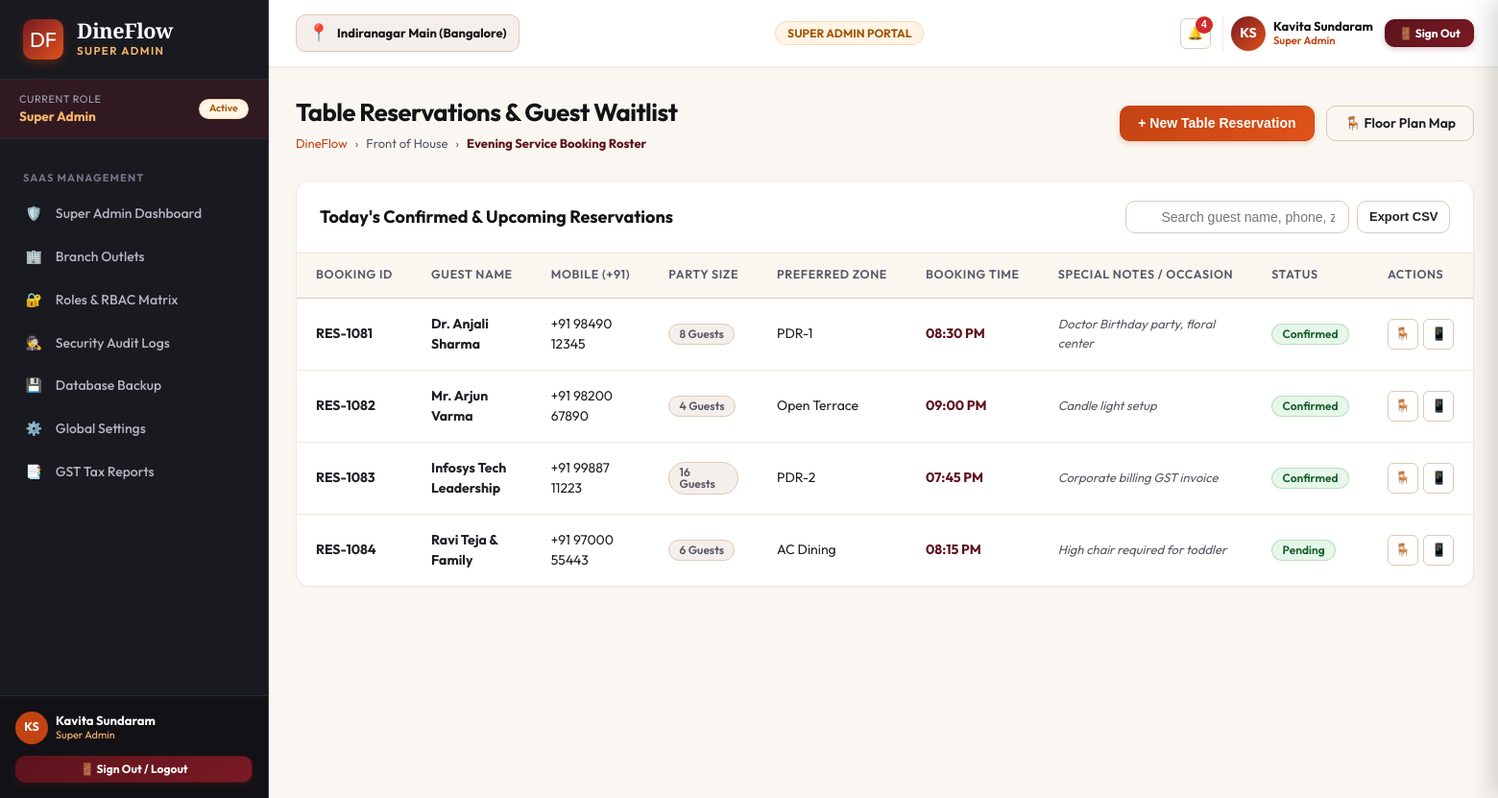
/tables/reservations/ (signed in), run on the app's committed database.
### apps/accounts/models.py (models this page shows, shortened)
class Role(models.Model):
    code = models.CharField(max_length=50, unique=True)
    name = models.CharField(max_length=100)
    description = models.TextField(blank=True, default='')
    dashboard_url = models.CharField(max_length=200, default='/dashboard/owner/')
    icon = models.CharField(max_length=50, default='shield')
    is_active = models.BooleanField(default=True)
    created_at = models.DateTimeField(auto_now_add=True)

class UserProfile(models.Model):
    user = models.OneToOneField(User, on_delete=models.CASCADE, related_name='userprofile')
    role = models.ForeignKey(Role, on_delete=models.PROTECT, related_name='users')
    branch = models.CharField(max_length=150, default='Indiranagar Main (Bangalore)')
    employee_code = models.CharField(max_length=50, blank=True, default='')
    phone = models.CharField(max_length=20, blank=True, default='')
    avatar_initials = models.CharField(max_length=5, default='DF')
    created_at = models.DateTimeField(auto_now_add=True)
    updated_at = models.DateTimeField(auto_now=True)

### apps/tables/views.py (the view)
# urls.py: path('reservations/', views.reservations, name='reservations'),
@role_required(['waiter', 'manager', 'owner', 'customer', 'super_admin'])
def reservations(request):
    reservations_list = [
        {'id': 'RES-1081', 'guest': 'Dr. Anjali Sharma', 'phone': '+91 98490 12345', 'party_size': 8, 'zone': 'PDR-1', 'time': '08:30 PM', 'date': 'Today', 'status': 'confirmed', 'notes': 'Doctor Birthday party, floral center'},
        {'id': 'RES-1082', 'guest': 'Mr. Arjun Varma', 'phone': '+91 98200 67890', 'party_size': 4, 'zone': 'Open Terrace', 'time': '09:00 PM', 'date': 'Today', 'status': 'confirmed', 'notes': 'Candle light setup'},
        {'id': 'RES-1083', 'guest': 'Infosys Tech Leadership', 'phone': '+91 99887 11223', 'party_size': 16, 'zone': 'PDR-2', 'time': '07:45 PM', 'date': 'Today', 'status': 'confirmed', 'notes': 'Corporate billing GST invoice'},
        {'id': 'RES-1084', 'guest': 'Ravi Teja & Family', 'phone': '+91 97000 55443', 'party_size': 6, 'zone': 'AC Dining', 'time': '08:15 PM', 'date': 'Today', 'status': 'pending', 'notes': 'High chair required for toddler'},
    ]
    context = {
        'page_title': 'Table Reservations & Guest Waitlist',
        'reservations': reservations_list
    }
    return render(request, 'tables/reservations.html', context)

### templates/tables/reservations.html (shortened to what this page needs)
{% extends 'base.html' %}
{% load static %}
{% load dineflow_tags %}
{% block content %}
<div class="df-page-header">
  <div class="df-page-title-group">
    <h1>Table Reservations & Guest Waitlist</h1>
    <div class="df-breadcrumb">
      <a href="{% url 'landing:index' %}">DineFlow</a>
      <span>›</span>
      <span>Front of House</span>
      <span>›</span>
      <span style="color:var(--df-maroon-800); font-weight:700;">Evening Service Booking Roster</span>
    </div>
  </div>
  <div style="display:flex; gap:0.75rem;">
    <button class="df-btn df-btn-terracotta" onclick="DineFlow.showToast('New Booking', 'Opening guest reservation modal...', 'info')">
      <span>+ New Table Reservation</span>
    </button>
    <a href="{% url 'tables:floor_plan' %}" class="df-btn df-btn-outline">
      <span>🪑 Floor Plan Map</span>
    </a>
  </div>
</div>
<div class="df-card">
  <div class="df-card-header">
    <div class="df-card-title">Today's Confirmed & Upcoming Reservations</div>
    <div style="display:flex; gap:0.5rem;">
      <input type="text" id="df-res-search" class="df-input-search" placeholder="Search guest name, phone, zone...">
      <button class="df-btn df-btn-outline df-btn-sm" onclick="ExportPrint.exportTableToCSV('df-res-table', 'reservations_today.csv')">Export CSV</button>
    </div>
  </div>
  <div class="df-table-responsive">
    <table class="df-table" id="df-res-table">
      <thead>
        <tr>
          <th>Booking ID</th>
          <th>Guest Name</th>
          <th>Mobile (+91)</th>
          <th>Party Size</th>
          <th>Preferred Zone</th>
          <th>Booking Time</th>
          <th>Special Notes / Occasion</th>
          <th>Status</th>
          <th>Actions</th>
        </tr>
      </thead>
      <tbody>
        {% for r in reservations %}
          <tr>
            <td><strong>{{ r.id }}</strong></td>
            <td><strong>{{ r.guest }}</strong></td>
            <td>{{ r.phone }}</td>
            <td><span class="df-badge badge-neutral">{{ r.party_size }} Guests</span></td>
            <td>{{ r.zone }}</td>
            <td style="font-weight:700; color:var(--df-maroon-800);">{{ r.time }}</td>
            <td style="font-size:0.8125rem; color:var(--df-text-secondary); font-style:italic;">{{ r.notes }}</td>
            <td><span class="df-badge badge-success">{{ r.status }}</span></td>
            <td>
              <div class="df-action-btns">
                <button class="df-btn-icon" onclick="DineFlow.showToast('Guest Arrived', 'Table marked seated for {{ r.guest }}', 'success')" title="Seat Guests">🪑</button>
                <button class="df-btn-icon" onclick="DineFlow.showToast('WhatsApp Sent', 'Reminder SMS & WhatsApp dispatched to {{ r.phone }}', 'info')" title="WhatsApp Reminder">📱</button>
              </div>
            </td>
          </tr>
        {% endfor %}
      </tbody>
    </table>
  </div>
</div>
{% endblock %}

### templates/partials/_sidebar.html (shortened to what this page needs)
{% load static %}
<aside class="df-sidebar">
  <div class="df-brand-header">
    <div class="df-brand-logo">DF</div>
    <div>
      <div class="df-brand-title">DineFlow</div>
      <div class="df-brand-subtitle">{{ CURRENT_USER.role_title }}</div>
    </div>
  </div>
  <div style="padding: 0.75rem 1.25rem; background: rgba(122, 26, 36, 0.25); border-bottom: 1px solid #2B2B33; display: flex; align-items: center; justify-content: space-between;">
    <div>
      <div style="font-size: 0.68rem; color: #A6A6B8; text-transform: uppercase; letter-spacing: 0.05em;">Current Role</div>
      <div style="font-size: 0.85rem; font-weight: 700; color: var(--df-saffron-400);">{{ CURRENT_USER.role_title }}</div>
    </div>
    <span class="df-badge badge-warning" style="font-size: 0.65rem;">Active</span>
  </div>
  <nav style="flex: 1; padding: 0.75rem 0 2rem; overflow-y: auto;">
    {% if CURRENT_ROLE == 'super_admin' %}
      <div class="df-nav-section-title">SaaS Management</div>
      <ul class="df-nav-list">
        <li class="df-nav-item">
          <a href="{% url 'dashboard:super_admin' %}" class="df-nav-link {% if request.resolver_match.url_name == 'super_admin' %}active{% endif %}">
            <span>🛡️</span>
            <span>Super Admin Dashboard</span>
          </a>
        </li>
        <li class="df-nav-item">
          <a href="{% url 'settings_app:branches' %}" class="df-nav-link {% if request.resolver_match.url_name == 'branches' %}active{% endif %}">
            <span>🏢</span>
            <span>Branch Outlets</span>
          </a>
        </li>
        <li class="df-nav-item">
          <a href="{% url 'settings_app:roles_permissions' %}" class="df-nav-link {% if request.resolver_match.url_name == 'roles_permissions' %}active{% endif %}">
            <span>🔐</span>
            <span>Roles & RBAC Matrix</span>
          </a>
        </li>
        <li class="df-nav-item">
          <a href="{% url 'settings_app:audit_logs' %}" class="df-nav-link {% if request.resolver_match.url_name == 'audit_logs' %}active{% endif %}">
            <span>🕵️</span>
            <span>Security Audit Logs</span>
          </a>
        </li>
        <li class="df-nav-item">
          <a href="{% url 'settings_app:backup_restore' %}" class="df-nav-link {% if request.resolver_match.url_name == 'backup_restore' %}active{% endif %}">
            <span>💾</span>
            <span>Database Backup</span>
          </a>
        </li>
        <li class="df-nav-item">
          <a href="{% url 'settings_app:general' %}" class="df-nav-link {% if request.resolver_match.url_name == 'general' %}active{% endif %}">
            <span>⚙️</span>
            <span>Global Settings</span>
          </a>
        </li>
        <li class="df-nav-item">
          <a href="{% url 'analytics:tax_reports' %}" class="df-nav-link {% if request.resolver_match.url_name == 'tax_reports' %}active{% endif %}">
            <span>📑</span>
            <span>GST Tax Reports</span>
          </a>
        </li>
      </ul>
    {% endif %}
  </nav>
  <div style="padding: 1rem; border-top: 1px solid #2B2B33; background: rgba(18, 18, 22, 0.95); margin-top: auto;">
    <div style="display: flex; align-items: center; justify-content: space-between; margin-bottom: 0.75rem;">
      <div style="display: flex; align-items: center; gap: 0.5rem;">
        <div style="width: 34px; height: 34px; border-radius: 50%; background: var(--df-terracotta-700); color: #FFF; font-weight: 700; display: flex; align-items: center; justify-content: center; font-size: 0.78rem;">
          {{ CURRENT_USER.avatar_initials }}
        </div>
        <div style="line-height: 1.2;">
          <div style="font-weight: 700; font-size: 0.8125rem; color: #FFF;">{{ CURRENT_USER.name }}</div>
          <div style="font-size: 0.68rem; color: var(--df-saffron-400);">{{ CURRENT_USER.role_title }}</div>
        </div>
      </div>
    </div>
    <div>
      <a href="{% url 'accounts:logout' %}" class="df-btn df-btn-maroon df-btn-sm" style="width: 100%; justify-content: center; font-size: 0.75rem; font-weight: 700;">
        <span>🚪 Sign Out / Logout</span>
      </a>
    </div>
  </div>
</aside>

### templates/partials/_navbar.html (shortened to what this page needs)
{% load static %}
<header class="df-navbar">
  <div style="display: flex; align-items: center; gap: 1rem;">
    <div style="display: flex; align-items: center; gap: 0.5rem; background: var(--df-bg-cream); border: 1px solid var(--df-border-medium); padding: 0.35rem 0.75rem; border-radius: var(--df-radius-md);">
      <span style="font-size: 1.1rem;">📍</span>
      <span style="font-weight: 700; font-size: 0.8125rem; color: var(--df-charcoal-900);">{{ ACTIVE_BRANCH }}</span>
    </div>
  </div>
  <div style="display: flex; align-items: center; gap: 0.75rem;">
    <span class="df-badge badge-warning" style="font-weight: 700; font-size: 0.75rem; padding: 0.35rem 0.75rem;">
      {{ CURRENT_USER.role_title|upper }} PORTAL
    </span>
  </div>
  <div style="display: flex; align-items: center; gap: 0.75rem;">
    <button class="df-btn-icon" onclick="DineFlow.openDrawer('df-notifications-drawer')" style="position: relative;" title="Notifications">
      🔔
      {% if UNREAD_NOTIFICATIONS_COUNT > 0 %}
        <span style="position: absolute; top: -3px; right: -3px; width: 18px; height: 18px; background: var(--df-danger-600); color: #FFF; border-radius: 50%; font-size: 0.65rem; font-weight: 800; display: flex; align-items: center; justify-content: center;">
          {{ UNREAD_NOTIFICATIONS_COUNT }}
        </span>
      {% endif %}
    </button>
    <div style="display: flex; align-items: center; gap: 0.5rem; padding-left: 0.5rem; border-left: 1px solid var(--df-border-light);">
      <div style="width: 36px; height: 36px; border-radius: 50%; background: linear-gradient(135deg, var(--df-maroon-700), var(--df-terracotta-600)); color: #FFF; font-weight: 700; display: flex; align-items: center; justify-content: center; font-size: 0.875rem; box-shadow: var(--df-shadow-xs);">
        {{ CURRENT_USER.avatar_initials }}
      </div>
      <div style="line-height: 1.2; text-align: left;" class="df-hide-mobile">
        <div style="font-weight: 700; font-size: 0.8125rem; color: var(--df-charcoal-900);">{{ CURRENT_USER.name }}</div>
        <div style="font-size: 0.7rem; color: var(--df-terracotta-700); font-weight: 600;">{{ CURRENT_USER.role_title }}</div>
      </div>
    </div>
    <a href="{% url 'accounts:logout' %}" class="df-btn df-btn-maroon df-btn-sm" style="font-weight: 700; font-size: 0.75rem; padding: 0.4rem 0.85rem;" title="Sign out of ERP">
      <span>🚪 Sign Out</span>
    </a>
  </div>
</header>

### static/css/dineflow-tokens.css (style rules this page uses)
:root { --df-charcoal-900: #141417; --df-charcoal-800: #1E1E24; --df-charcoal-700: #2B2B33; --df-charcoal-600: #3C3C47; --df-charcoal-500: #555563; --df-charcoal-400: #7A7A8C; --df-charcoal-300: #A6A6B8; --df-charcoal-200: #D1D1DE; --df-charcoal-100: #EDEDF5; --df-maroon-900: #420C12; --df-maroon-800: #5C131B; --df-maroon-700: #7A1A24; --df-maroon-600: #9E222F; --df-maroon-500: #C42B3B; --df-maroon-100: #FCE8EA; --df-terracotta-900: #73270A; --df-terracotta-800: #9C350D; --df-terracotta-700: #C24312; --df-terracotta-600: #E0531A; --df-terracotta-500: #F06A33; --df-terracotta-400: #F58C60; --df-terracotta-100: #FDEDE6; --df-saffron-900: #733E05; --df-saffron-800: #A15707; --df-saffron-700: #CF7009; --df-saffron-600: #F58B14; --df-saffron-500: #FFA238; --df-saffron-400: #FFB96B; --df-saffron-100: #FFF4E5; --df-gold-800: #8C731A; --df-gold-700: #B89722; --df-gold-600: #D9B32B; --df-gold-500: #F0CA3F; --df-gold-100: #FDF9E7; --df-green-900: #0E421B; --df-green-800: #155C27; --df-green-700: #1E7A35; --df-green-600: #279C44; --df-green-500: #34BD55; --df-green-100: #E6F7EB; --df-danger-800: #781717; --df-danger-700: #A32020; --df-danger-600: #CF2D2D; --df-danger-100: #FDE8E8; --df-bg-app: #FAF7F2; --df-bg-cream: #F5EFEB; --df-bg-surface: #FFFFFF; --df-bg-surface-subtle: #F9F6F0; --df-bg-sidebar: #191920; --df-bg-sidebar-hover: #262630; --df-bg-sidebar-active: #7A1A24; --df-text-primary: #1F1F24; --df-text-secondary: #585866; --df-text-muted: #8C8C9E; --df-text-light: #F7F5F0; --df-text-on-dark: #FFFFFF; --df-border-light: #EFE9E0; --df-border-medium: #DEC9B5; --df-border-dark: #383842; --df-border-focus: #C24312; --df-font-sans: 'Outfit', 'Inter', -apple-system, BlinkMacSystemFont, "Segoe UI", Roboto, sans-serif; --df-font-serif: 'Playfair Display', Georgia, serif; --df-font-mono: 'JetBrains Mono', 'Fira Code', Consolas, monospace; --df-shadow-xs: 0 1px 2px rgba(33, 20, 10, 0.04); --df-shadow-sm: 0 2px 4px rgba(33, 20, 10, 0.06), 0 1px 2px rgba(33, 20, 10, 0.04); --df-shadow-md: 0 6px 12px -2px rgba(33, 20, 10, 0.08), 0 3px 6px -2px rgba(33, 20, 10, 0.05); --df-shadow-lg: 0 12px 24px -4px rgba(33, 20, 10, 0.12), 0 6px 12px -4px rgba(33, 20, 10, 0.06); --df-shadow-xl: 0 20px 32px -6px rgba(33, 20, 10, 0.16), 0 10px 16px -6px rgba(33, 20, 10, 0.08); --df-radius-sm: 6px; --df-radius-md: 10px; --df-radius-lg: 14px; --df-radius-xl: 20px; --df-radius-full: 9999px; --df-sidebar-width: 280px; --df-sidebar-collapsed-width: 80px; --df-navbar-height: 70px; }

### data on the page
Role: role_title "SUPER ADMIN", role_title "Super Admin"
UserProfile: avatar_initials "KS", branch "Indiranagar Main (Bangalore)"

### other printed values
{{ CURRENT_USER.name }} "Kavita Sundaram"
{{ UNREAD_NOTIFICATIONS_COUNT }} "4"
{{ r.id }} "RES-1081" "RES-1082" "RES-1083" "RES-1084"
{{ r.guest }} "Dr. Anjali Sharma" "Mr. Arjun Varma" "Infosys Tech Leadership" "Ravi Teja & Family"
{{ r.phone }} "+91 98490 12345" "+91 98200 67890" "+91 99887 11223" "+91 97000 55443"
{{ r.party_size }} "8" "4" "16" "6"
{{ r.zone }} "PDR-1" "Open Terrace" "PDR-2" "AC Dining"
{{ r.time }} "08:30 PM" "09:00 PM" "07:45 PM" "08:15 PM"
{{ r.notes }} "Doctor Birthday party, floral center" "Candle light setup" "Corporate billing GST invoice" "High chair required for toddler"
{{ r.status }} "Confirmed" "Confirmed" "Confirmed" "Pending"
